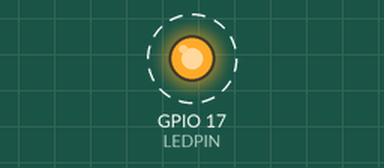
Simulated run of this program. Board: Raspberry Pi (BCM pin numbers). Shown: output pins drawn as LEDs (lit = HIGH). Dashed ring = blinking. What the program prints to the terminal is not drawn.

Above: at 0.2 s.
Timing chart, 0 to 3.0 s (numbered marks = the images above):
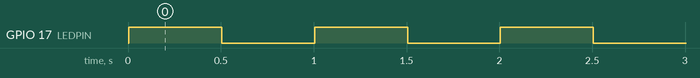

Measured:
- by itself, GPIO 17 (LEDPIN): alternates HIGH for 0.50 s and LOW for 0.50 s

The program:

4_PythonLightLED.py
```python
###########################################################################
#Filename      :pythontest.py
#Description   :blink LED
#Company       :SunRobotics Technologies
#Website       :www.sunrobotics.co.in
#E-mail        :support@sunrobotics.co.in(For Any Query)

############################################################################

import RPi.GPIO as GPIO
import time

# set GPIO 0 as LED pin
LEDPIN = 17

#print message at the begining ---custom function
def print_message():
    print ('|********************************|')
    print ('|            blink LED           |')
    print ('|      ------------------------- |')
    print ('|        LED connect to GPIO0    |')
    print ('|                                |')
    print ('|        LED will blink at 500ms |')
    print ('|      ------------------------- |')
    print ('|                                |')
    print ('|                                |')
    print ('|********************************|\n')
    print ('Program is running...')
    print ('Please press Ctrl+C to end the program...')

#setup function for some setup---custom function
def setup():
    GPIO.setwarnings(False)
    #set the gpio modes to BCM numbering
    GPIO.setmode(GPIO.BCM)
    #set LEDPIN's mode to output,and initial level to LOW(0V)
    GPIO.setup(LEDPIN,GPIO.OUT,initial=GPIO.LOW)

#main function
def main():
    #print info
    print_message()
    while True:
       GPIO.output(LEDPIN,GPIO.HIGH)
       print('...LED ON\n')
       time.sleep(0.5)

       GPIO.output(LEDPIN,GPIO.LOW)
       print('LED OFF...\n')
       time.sleep(0.5)
       pass
    pass

#define a destroy function for clean up everything after the script finished
def destroy():
    #turn off LED
    GPIO.output(LEDPIN,GPIO.LOW)
    #release resource
    GPIO.cleanup()
#
# if run this script directly ,do:
if __name__ == '__main__':
    setup()
    try:
            main()
    #when 'Ctrl+C' is pressed,child program destroy() will be executed.
    except KeyboardInterrupt:
        destroy()
```
